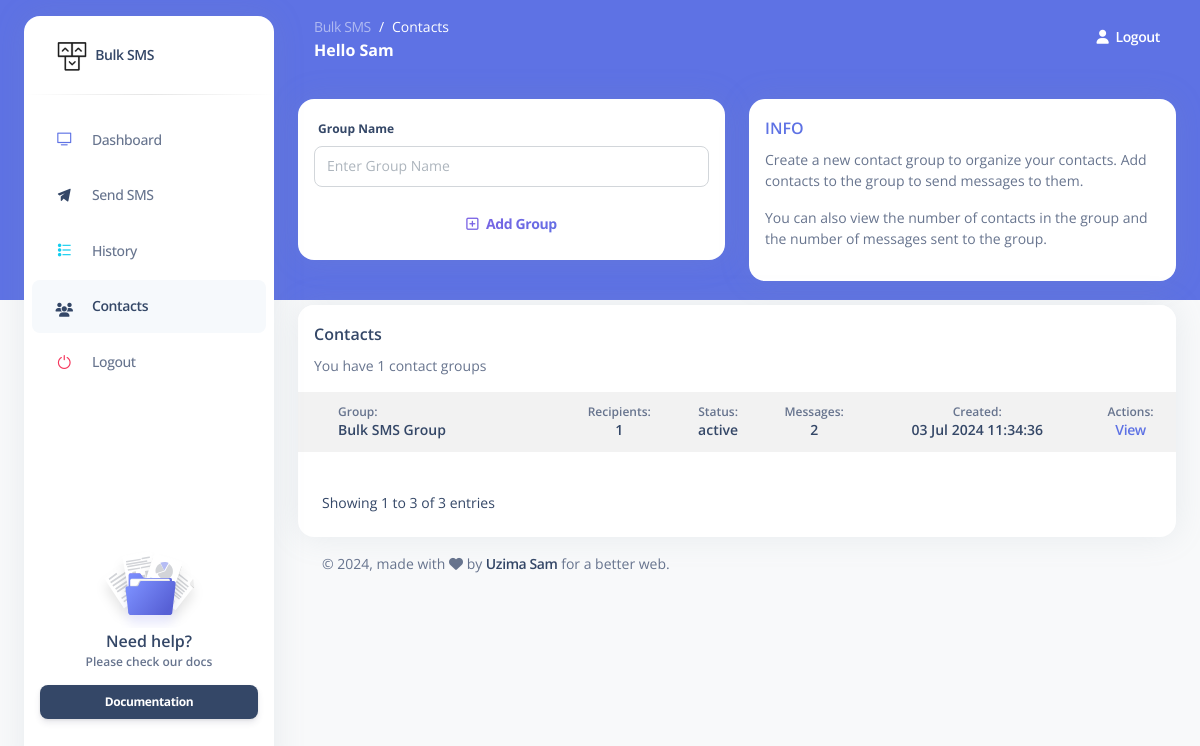
Page /dashboard/contacts.php (signed in) on the committed database.
### tables this page shows
CREATE TABLE `users` (
  `id` int(11) NOT NULL,
  `name` varchar(255) NOT NULL,
  `phone` varchar(200) NOT NULL,
  `password` varchar(255) NOT NULL,
  `code` int(4) NOT NULL,
  `verified_at` timestamp NULL DEFAULT NULL,
  `created_at` timestamp NOT NULL DEFAULT current_timestamp()
);

CREATE TABLE `groups` (
  `id` int(11) NOT NULL,
  `name` varchar(255) NOT NULL,
  `status` varchar(50) NOT NULL DEFAULT 'active',
  `created_at` timestamp NOT NULL DEFAULT current_timestamp()
);

### dashboard/contacts.php (the view, shortened to what the rows shown need)
<?php
    $db = new Database();
    $pdo = $db->connect();
    $query = "SELECT * FROM users WHERE id = :id";
    $stmt = $pdo->prepare($query);
    $stmt->bindParam(':id', $_SESSION['user_id']);
    $stmt->execute();
    $user = $stmt->fetch(PDO::FETCH_ASSOC);
    $query = "SELECT * FROM groups";
    $stmt = $pdo->prepare($query);
    $stmt->execute();
    $groups = $stmt->fetchAll(PDO::FETCH_ASSOC);
?>
<!DOCTYPE html>
    <html lang="en">
        <head>
            <link href="../assets/css/nucleo-icons.css" rel="stylesheet" />
            <link href="../assets/css/nucleo-svg.css" rel="stylesheet" />
            <link href="../assets/css/nucleo-svg.css" rel="stylesheet" />
            <link id="pagestyle" href="../assets/css/argon-dashboard.css?v=2.0.4" rel="stylesheet" />
        </head>
        <body class="g-sidenav-show   bg-gray-100">
            <main class="main-content position-relative border-radius-lg ">
                    <nav class="navbar navbar-main navbar-expand-lg px-0 mx-4 shadow-none border-radius-xl " id="navbarBlur" data-scroll="false">
                        <div class="container-fluid py-1 px-3">
                            <nav aria-label="breadcrumb">
                                <ol class="breadcrumb bg-transparent mb-0 pb-0 pt-1 px-0 me-sm-6 me-5">
                                    <li class="breadcrumb-item text-sm"><a class="opacity-5 text-white" href="../">Bulk SMS</a></li>
                                    <li class="breadcrumb-item text-sm text-white active" aria-current="page">Contacts</li>
                                </ol>
                                <h6 class="font-weight-bolder text-white mb-0">Hello <?php echo $user['name']; ?></h6>
                            </nav>
                        </div>
                    </nav>
                <div class="container-fluid py-4">
                    <div class="row">
                        <div class="col-lg-12 mb-lg-0 mb-4">
                            <div class="card mt-4">
                                <div class="table-responsive">
                                    <table class="table align-items-center table-flush table-hover table-striped">
                                        <tbody>
                                            <?php foreach ($groups as $group) : ?>
                                                <tr>
                                                    <td class="w-30">
                                                        <div class="d-flex px-2 py-1 align-items-center">
                                                            <div class="ms-4">
                                                                <p class="text-xs font-weight-bold mb-0">Group:</p>
                                                                <h6 class="text-sm mb-0"><?php echo $group['name']; ?></h6>
                                                            </div>
                                                        </div>
                                                    </td>
                                                    <td>
                                                        <div class="text-center">
                                                            <p class="text-xs font-weight-bold mb-0">Recipients:</p>
                                                            <h6 class="text-sm mb-0">
                                                                <?php
                                                                    $query = "SELECT COUNT(*) FROM recepients WHERE group_id = :group_id";
                                                                    $stmt = $pdo->prepare($query);
                                                                    $stmt->bindParam(':group_id', $group['id']);
                                                                    $stmt->execute();
                                                                    $count = $stmt->fetchColumn();
                                                                    echo $count;
                                                                ?>
                                                            </h6>
                                                        </div>
                                                    </td>
                                                    <td>
                                                        <div class="text-center">
                                                            <p class="text-xs font-weight-bold mb-0">Status:</p>
                                                            <h6 class="text-sm mb-0"><?php echo $group['status']; ?></h6>
                                                        </div>
                                                    </td>
                                                    <td>
                                                        <div class="text-center">
                                                            <p class="text-xs font-weight-bold mb-0">Messages:</p>
                                                            <h6 class="text-sm mb-0">
                                                                <?php
                                                                    $query = "SELECT COUNT(*) FROM messages WHERE group_id = :group_id";
                                                                    $stmt = $pdo->prepare($query);
                                                                    $stmt->bindParam(':group_id', $group['id']);
                                                                    $stmt->execute();
                                                                    $count = $stmt->fetchColumn();
                                                                    echo $count;
                                                                ?>
                                                            </h6>
                                                        </div>
                                                    </td>
                                                    <td>
                                                        <div class="text-center">
                                                            <p class="text-xs font-weight-bold mb-0">Created:</p>
                                                            <h6 class="text-sm mb-0"><?php echo date('d M Y H:i:s', strtotime($group['created_at'])); ?></h6>
                                                        </div>
                                                    </td>
                                                    <td class="align-middle text-sm">
                                                        <div class="col text-center">
                                                            <p class="text-xs font-weight-bold mb-0">Actions:</p>
                                                            <h6 class="text-sm mb-0">
                                                                <a href="group.php?id=<?php echo $group['id']; ?>" class="text-primary">View</a>
                                                            </h6>
                                                        </div>
                                                    </td>
                                                </tr>
                                            <?php endforeach; ?>
                                        </tbody>
                                    </table>
                                </div>
                            </div>
                        </div>
                    </div>
                </div>
            </main>
        </body>
    </html>

### rows in the picture
users: name "Sam"
groups: name "Bulk SMS Group", count "1", status "active", count "2", created_at "03 Jul 2024 11:34:36"

### other values in the picture
$group_count "1"
